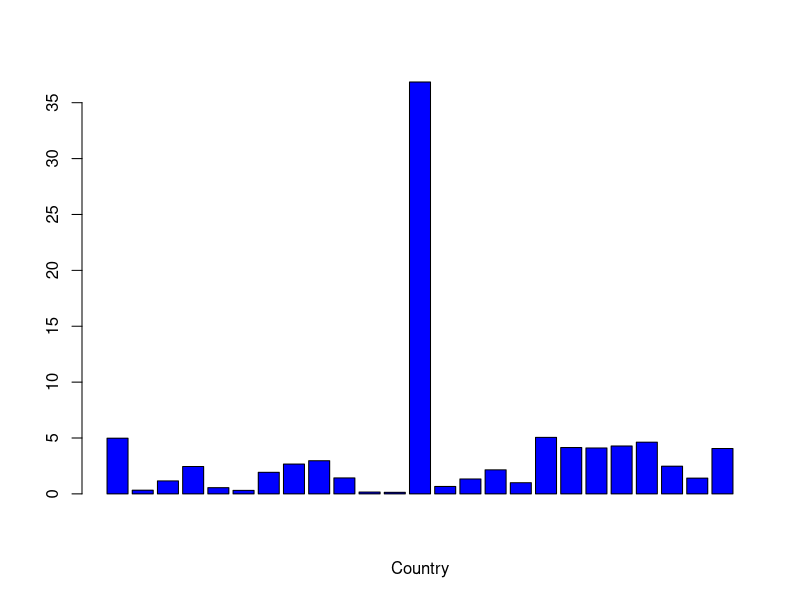

Recreate this plot in R.
## ---- chunk 1

EurostatCrime2017 = read.csv(file= "EurostatCrime2017.csv",header= TRUE, sep=",",row.names=1)

## ---- chunk 2
dim(EurostatCrime2017)
str(EurostatCrime2017)
## ---- chunk 3
sum = rowSums(EurostatCrime2017[,-c(1, 2, 3, 4, 5, 6, 11)], na.rm = TRUE)
EurostatCrime2017 = cbind(EurostatCrime2017, All_Theft = sum)
## ---- chunk 4
EurostatCrime2017 = EurostatCrime2017[,-c(7,8,9,10)]

## ---- chunk 5
MissV <- EurostatCrime2017[rowSums(is.na(EurostatCrime2017)) > 0,]
## ---- chunk 6
EurostatCrime2017 = na.omit(EurostatCrime2017)

## ---- chunk 7
str(EurostatCrime2017) 

## ---- chunk 8
 
c= EurostatCrime2017[5,] 
c = unlist(c)
sort(c, decreasing = TRUE)[1:3]

## ---- chunk 9
b = rowSums(EurostatCrime2017, na.rm = TRUE)
which.max(b)
## ---- chunk 10
p= EurostatCrime2017[,2]/EurostatCrime2017[,1]
barplot( p ,col = "Blue", xlab= "Country", axisnames = TRUE)
which.max(p)
rownames(EurostatCrime2017[13,])

#Aim of the grapichs is to underline the outliar value comparing murders committed and attempted murders in a part of the European country. We can easly reconize the outliar in the 13th position which is occupied by Luxembourg. The Non-standardized value of Luxemburg has no meaning by itself but is a clear definition of the hight quality work of the national Police in tracing and foiling possible murders.

#Conclusion: Knowing the added value that Luxembourg holds in prosecuting possible killers it is possible to activate new research to define through their example good practices to spread across the Europe.
